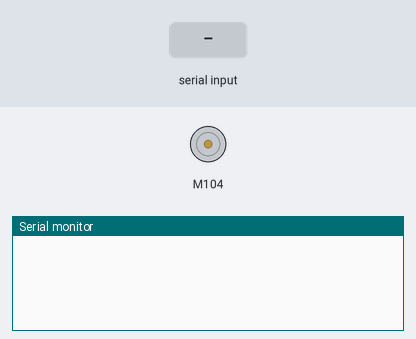
Recording of a sketch running on a simulated Arduino Uno, built with avr-gcc and run on an emulated ATmega328P. On the bench: DC motor (green arrow = forward, orange = backward, longer = faster), the last lines printed to the serial monitor. The test bench sets the inputs (shaded band).

Above: at 1.2 s.
1.3 s: "DISP\n" received over Serial
At 2.0 s:
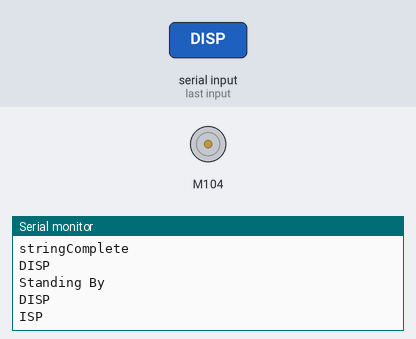
2.8 s: "RRED\n" received over Serial
At 3.2 s:
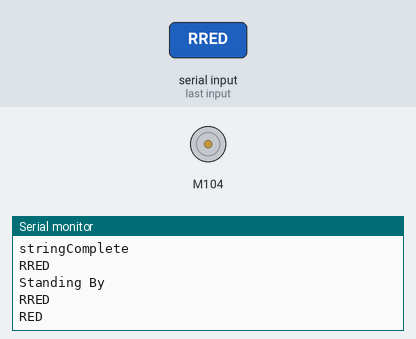
4.3 s: "BLUE\n" received over Serial
At 5.5 s:
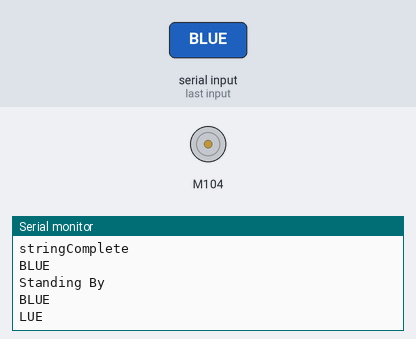

Measured:
- after the input at 1.3 s, the serial monitor: prints a new line at once (image 1)
- after the input at 2.8 s, the serial monitor: prints a new line at once (image 2)
- after the input at 4.3 s, the serial monitor: prints a new line at once (image 3)

The sketch:

Motor_Control.ino
```cpp
#include "MotorDriver.h"

MotorDriver motor;

String inputString = "";         // a string to hold incoming data
boolean stringComplete = false;  // whether the string is complete
String commandString = "";
String seccommandString = "";

bool Standby = true; //states
bool Dispense = false;

void getCommand();

int dispenseNum = 0; //number of balls to dispense
bool trigger;
void setup() {
  // put your setup code here, to run once:
  Serial.begin(9600);
  pinMode(7, INPUT);
  motor.begin();
  motor.speed(0,0);

}

void loop() {
  // put your main code here, to run repeatedly:

  if (Standby) {
    if (stringComplete) {
      stringComplete = false;
      getCommand();

      Serial.println("Standing By");
      Serial.println(inputString);
      Serial.println(commandString);
      Serial.println(seccommandString);


      if (commandString == "DISP") {
        if (seccommandString == "RRED" || seccommandString == "BLUE" || seccommandString == "GREN") {
          dispenseNum = getTextNumber();
          Serial.println(dispenseNum, DEC);
          Standby = false; Dispense = true;
        }
      }
      inputString = "";
    }
  }

  if (Dispense) {
    Serial.println("DISPENSING");
    while (dispenseNum != 0) {

      motor.speed(0, 255);
      trigger = digitalRead(7); //press button to trigger
      if (trigger == HIGH) {
        dispenseNum--;
        delay(1000); //for button testing, otherwise one push depletes fast
        Serial.println(dispenseNum, DEC);
      }
    }
    motor.brake(0);
    Serial.println("DISPENSED");
    Dispense = false; Standby = true;
  }
}


int getTextNumber()
{
  String value = inputString.substring(9, inputString.length() - 1);
  //Serial.println(value);
  int data = value.toInt();
  return data;
}

void getCommand() {
  if (inputString.length() > 0)
  {
    commandString = inputString.substring(1, 5);
    seccommandString = inputString.substring(5, 9);
  }
}

void serialEvent() {
  //Serial.println("serialEvent");
  while (Serial.available()) {
    char inChar = (char)Serial.read();
    //Serial.println(inChar);
    inputString += inChar;
    if (inChar == '\n') {
      stringComplete = true;
      Serial.println("stringComplete");
      Serial.println(inputString);
    }
  }
}
```
